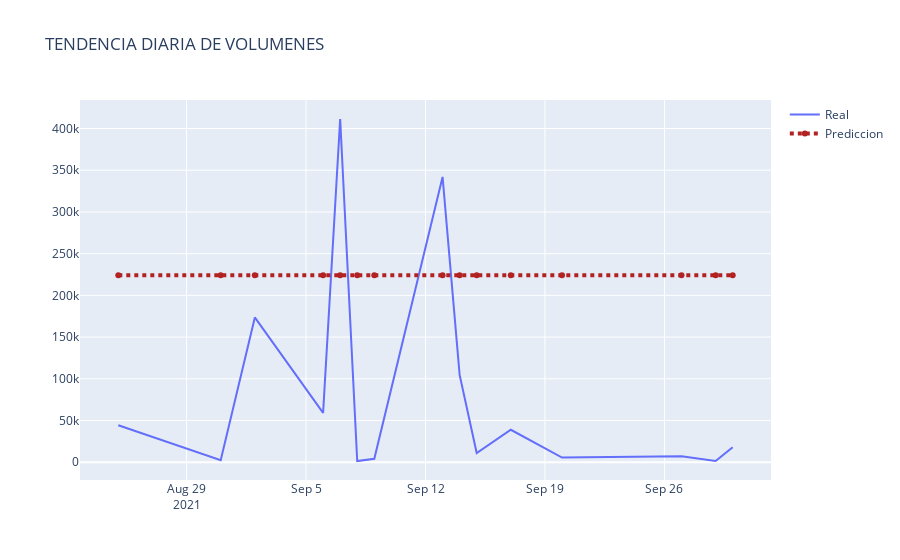

The notebook cell saved with this chart:
### Markdown cell above
Generamos primeramente un modelo autorregresivo con el proposito de proyectar fechas del mes de octubre pero el resultado es el esperado.

### Code cell
serie = df.groupby(['paidAt','mes_id'])['amount'].sum().reset_index()
serie = serie.sort_values(by=['paidAt'], inplace=False,ascending=True)
serie.index =  serie['paidAt']
del serie['paidAt']
del serie['mes_id']


erie = serie.asfreq('d')
serie = serie.fillna(method='ffill')

pronostico = 15
particion = (len(serie)-pronostico)/len(serie)
size = int(len(serie)*particion)
df2, df2_test = serie.iloc[:size], serie.iloc[size:]

start_date = str(df2.index[-1] +  timedelta(days=1))
end_date = str(df2_test.index[-1])

from pmdarima.arima import auto_arima

model_auto = auto_arima(df2.amount)
model_auto.summary()

df_auto_pred = pd.DataFrame(model_auto.predict(n_periods = len(df2_test[start_date:end_date]),
                             index = df2_test[start_date:start_date].index))


import plotly.graph_objects as go

fig = go.Figure()


# Grafico 

fig.add_trace(go.Scatter(x=df2_test.index, y=df2_test.amount,
                    mode='lines',
                    name='Real'))

fig.add_trace(go.Scatter(x=df2_test.index, y=df_auto_pred.iloc[:, 0], name='Prediccion',
                         line = dict(color='firebrick', width=4, dash='dot')))

fig.update_layout(
    title_text="TENDENCIA DIARIA DE VOLUMENES"
)

fig.show()

### Figure 1 — Plotly figure (JSON) as saved in the notebook; plotly's stock layout.template omitted (floating-point values rounded to 4 significant figures)
{"data": [{"mode": "lines", "name": "Real", "type": "scatter", "x": ["2021-08-25T00:00:00", "2021-08-31T00:00:00", "2021-09-02T00:00:00", "2021-09-06T00:00:00", "2021-09-07T00:00:00", "2021-09-08T00:00:00", "2021-09-09T00:00:00", "2021-09-13T00:00:00", "2021-09-14T00:00:00", "2021-09-15T00:00:00", "2021-09-17T00:00:00", "2021-09-20T00:00:00", "2021-09-27T00:00:00", "2021-09-29T00:00:00", "2021-09-30T00:00:00"], "y": [44360.0, 2396.0, 173600.0, 59160.0, 411400.0, 1490.0, 4078.0, 342000.0, 104600.0, 11000.0, 38940.0, 5612.0, 7062.0, 1490.0, 18010.0]}, {"line": {"color": "firebrick", "dash": "dot", "width": 4}, "name": "Prediccion", "type": "scatter", "x": ["2021-08-25T00:00:00", "2021-08-31T00:00:00", "2021-09-02T00:00:00", "2021-09-06T00:00:00", "2021-09-07T00:00:00", "2021-09-08T00:00:00", "2021-09-09T00:00:00", "2021-09-13T00:00:00", "2021-09-14T00:00:00", "2021-09-15T00:00:00", "2021-09-17T00:00:00", "2021-09-20T00:00:00", "2021-09-27T00:00:00", "2021-09-29T00:00:00", "2021-09-30T00:00:00"], "y": [224000.0, 224000.0, 224000.0, 224000.0, 224000.0, 224000.0, 224000.0, 224000.0, 224000.0, 224000.0, 224000.0, 224000.0, 224000.0, 224000.0, 224000.0]}], "layout": {"title": {"text": "TENDENCIA DIARIA DE VOLUMENES"}}}
